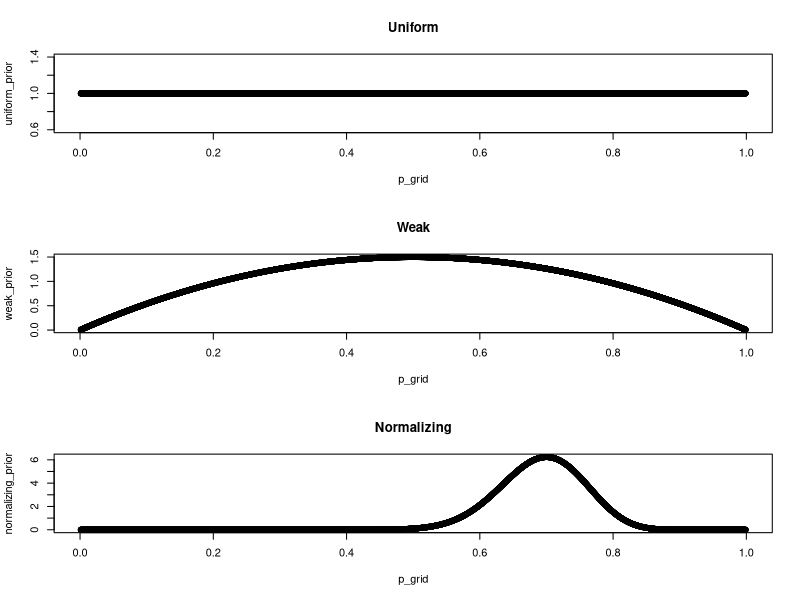

Source code (R): (Note: this script raises an error after producing the figure.)
# Q: Where should I eat?
# https://www.yelp.com/search?cflt=restaurants&find_loc=Columbia%2C+SC

## setup ----
# libraries
library(tidyverse)
library(ggridges)

# grid
N <- 1e4
p_grid <- seq(0.001, 0.999, len = N)

# priors
uniform_prior <- rep(1, N)
weak_prior <- dbeta(p_grid, 2, 2)
normalizing_prior <- dbeta(p_grid, 36, 16)

par(mfrow = c(3, 1))
plot(p_grid, uniform_prior, main = 'Uniform')
plot(p_grid, weak_prior, main = 'Weak')
plot(p_grid, normalizing_prior, main = 'Normalizing')
par(mfrow = c(1, 1))

# grid approximation
grid_approx <- function(mu, n, prior, ...) {
  a <- mu * n
  b <- (1-mu) * n
  likelihood <- dbeta(p_grid, round(a) + 1, round(b) + 1)
  unstd.posterior <- prior * likelihood
  posterior <- unstd.posterior %>% {. / sum(.)}
  samples <- sample(p_grid, prob = posterior, size = N, replace = T)
  return(samples)
}

## data ----
df <- tibble::frame_data(
    ~rank, ~restaurant, ~mu, ~n,
    1, "southern belly",  .9, 440,
    2, "bourbon",         .8, 259,
    3, "duck donuts",     .9,  43,
    4, "goat\'s",         .9,  45,
    5, "midwood smoke",   .9, 220,
    6, "the war mouth",   .8,  68,
    7, "the oak table",   .8, 163,
    8, "urban cookhouse", .8,  10,
    9, "poke (columbia)", .9,  51,
   10, "mr friendlys",    .9, 197)

## viz ----
df %>% 
  group_by(restaurant) %>%
  # do(data.frame(samples = grid_approx(.$mu, .$n, uniform_prior))) %>%
  # do(data.frame(samples = grid_approx(.$mu, .$n, weak_prior))) %>%
  do(data.frame(samples = grid_approx(.$mu, .$n, normalizing_prior))) %>%
  ungroup %>%
  inner_join(df %>% select(rank, restaurant), .) %>%
  ggplot(aes(x = samples, y = reorder(restaurant, -rank))) +  
  geom_density_ridges(scale = 4) + theme_ridges() + 
  scale_y_discrete(expand = c(0.01, 0)) +
  scale_x_continuous(expand = c(0, 0)) +
  labs(x = 'Density of samples from posterior', y = 'Restaurant') +
  ggtitle('Bayesian Estimate of Yelp Ratings for Columbia, SC',
          subtitle = 'Prior of beta(36, 16)')
